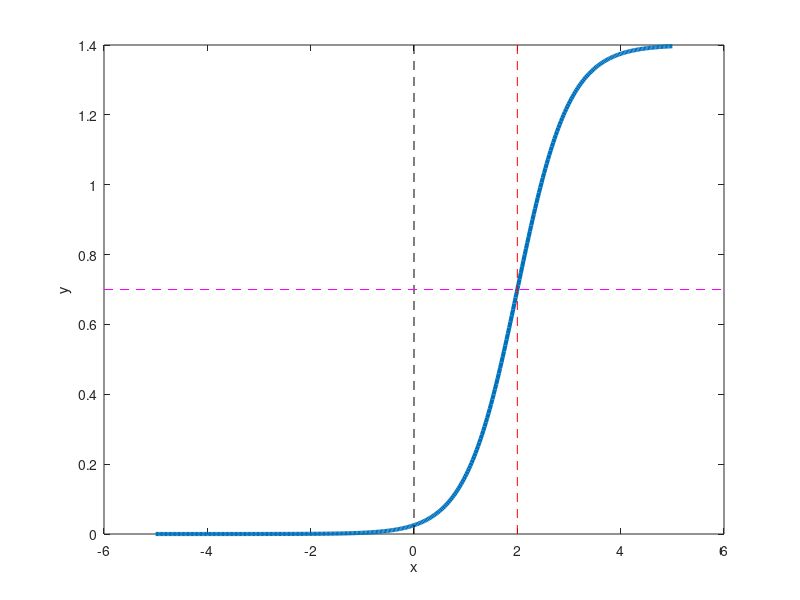

Source code (MATLAB):
% Sigmoid function: f=a/(1+e^(-b(x-c)))

a=1.4; b=2; c=2;
x=linspace(-5,5,400);
sigmoid= a ./ (1+exp(-b*(x-c)));

figure(5),clf
plot(x,sigmoid,'linew',3)
hold on

plot([0 0],get(gca,'ylim'),'k--') % line at x=0
plot([c c],get(gca,'ylim'),'r--') % line at x=c
plot(get(gca,'xlim'),[1 1]*a/2,'m--') % line at y=a/2

xlabel('x'),ylabel('y')
